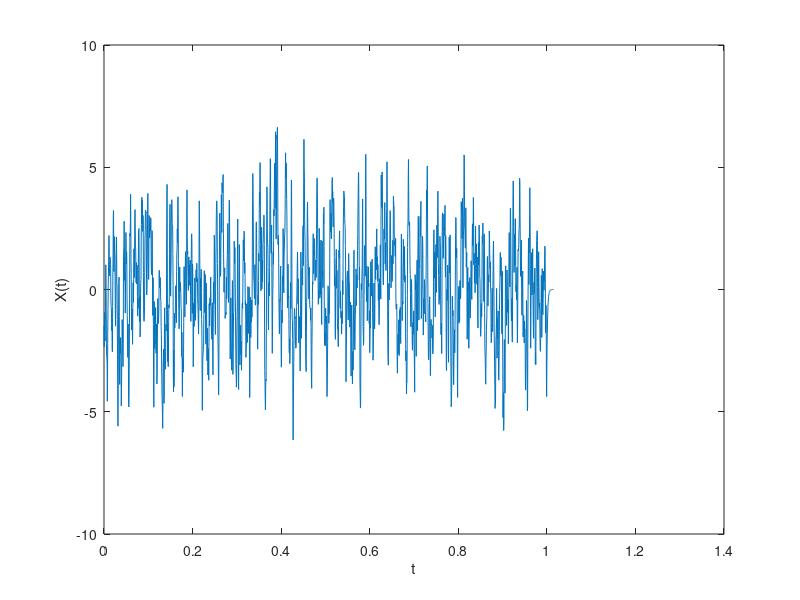
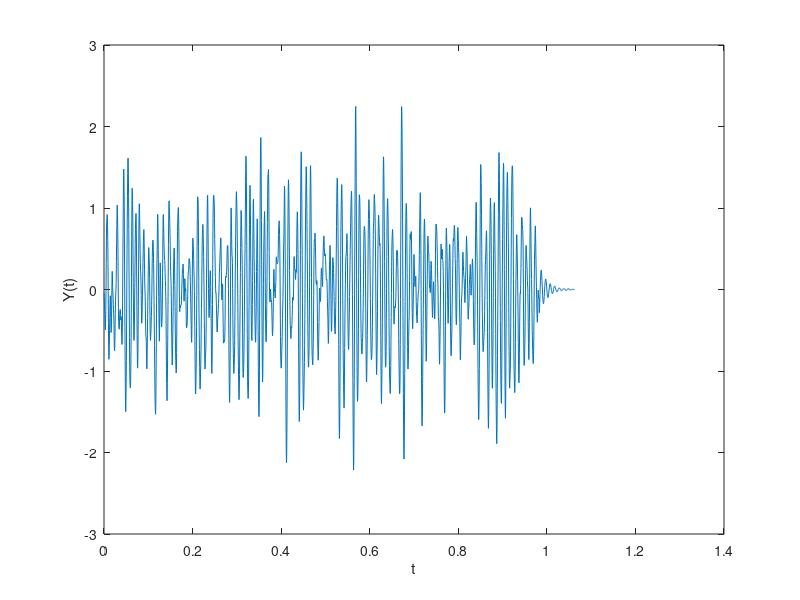

MATLAB code to generate these figures, in order: (Note: this script raises an error after producing the figures.)
% Útdráttur úr sysxmp5.m úr bók
%% b)
fs=2000;
dt=1/fs;
t2=0:dt:0.016; % 0.016 / dt + 1 = 33 punktar 
hn=exp(-600*t2);
hn(1)=0.5*hn(1); % Helmingsvægi endapunkta
randn('seed',500);
x=sqrt(6000*2000)*randn(1,2000);
n1=dt*conv(hn,x); % Sýni úr inntaki
t=0:dt:(size(n1)(2)-1)*dt;
figure(1);
plot(t,n1);
xlabel('t'); ylabel('X(t)');
%% c)
n=n1(33:1999);
a1=126.28; a2=-62.83; a3=622; a4=-5.76*2*pi/180;
t1=0:dt:0.08;
h=a1*exp(a2*t1).*cos(a3*t1+a4*ones(size(t1)));
y1=dt*conv(h,n);
t=0:dt:(size(y1)(2)-1)*dt;
figure(2);
plot(t,y1);
xlabel('t'); ylabel('Y(t)');
%% d) 1. 
S1=spect_est_pg(y1,dt);
tau1=(length(S1)-1)/2;
figure(3);
plot([-tau1:tau1]./10,S1);
xlabel('f');
ylabel('S_y(f)');
%% d) 2.
% M sett á gildi 16 þar sem slíkt gildi
% er notað í dæmi í námsbók.
S2=spect_est_ac(y1,dt, 16);
tau2=(length(S2)-1)/2;
figure(4);
plot([-tau2:tau2].*1.75,S2);
xlabel('f');
ylabel('S_y(f)');
%% d) 3. Hamming
S3=spect_est_x(y1,dt, 2, 1);
tau3=(length(S3)-1)/2;
figure(5);
plot([-tau3:tau3].*3.7,S3);
xlabel('f');
ylabel('S_y(f)');
%% d) 3. Hanning
S4=spect_est_x(y1,dt, 3, 1);
tau4=(length(S4)-1)/2;
figure(6);
plot([-tau4:tau4].*3.7,S4);
xlabel('f');
ylabel('S_y(f)');
%% Samanburður Hamming og hanning.S3 er Hamming, S4 er Hanning.
figure(7);
plot([-tau4:tau4].*3.7,S4-S3);
xlabel('f');
ylabel('Hanning Sy - Hamming Sy');
%% Fræðilegt S_y við nyquistgilda söfnunartíðni.
fN=2*(2*pi*fs);
Sy=(6.0792*10^4).*fN.^2./(fN.^6-1.01811.*10.^4.*fN.^4 ...
+7.88969.*10.^2.*fN.^2+8.93744.*10.^4);
bias1=(Sy-mean(S1)).^2
var1=var(S1)
mse1=bias1.^2+var1;
mse1=mean(mse1)
bias2=(Sy-mean(S2)).^2
var2=var(S2)
mse2=bias2.^2+var2;
mse2=mean(mse2)
bias3=(Sy-mean(S3)).^2
var3=var(S3)
mse3=bias3.^2+var3;
mse3=mean(mse3)
bias4=(Sy-mean(S4)).^2
var4=var(S4)
mse4=bias4.^2+var4;
mse4=mean(mse4)
